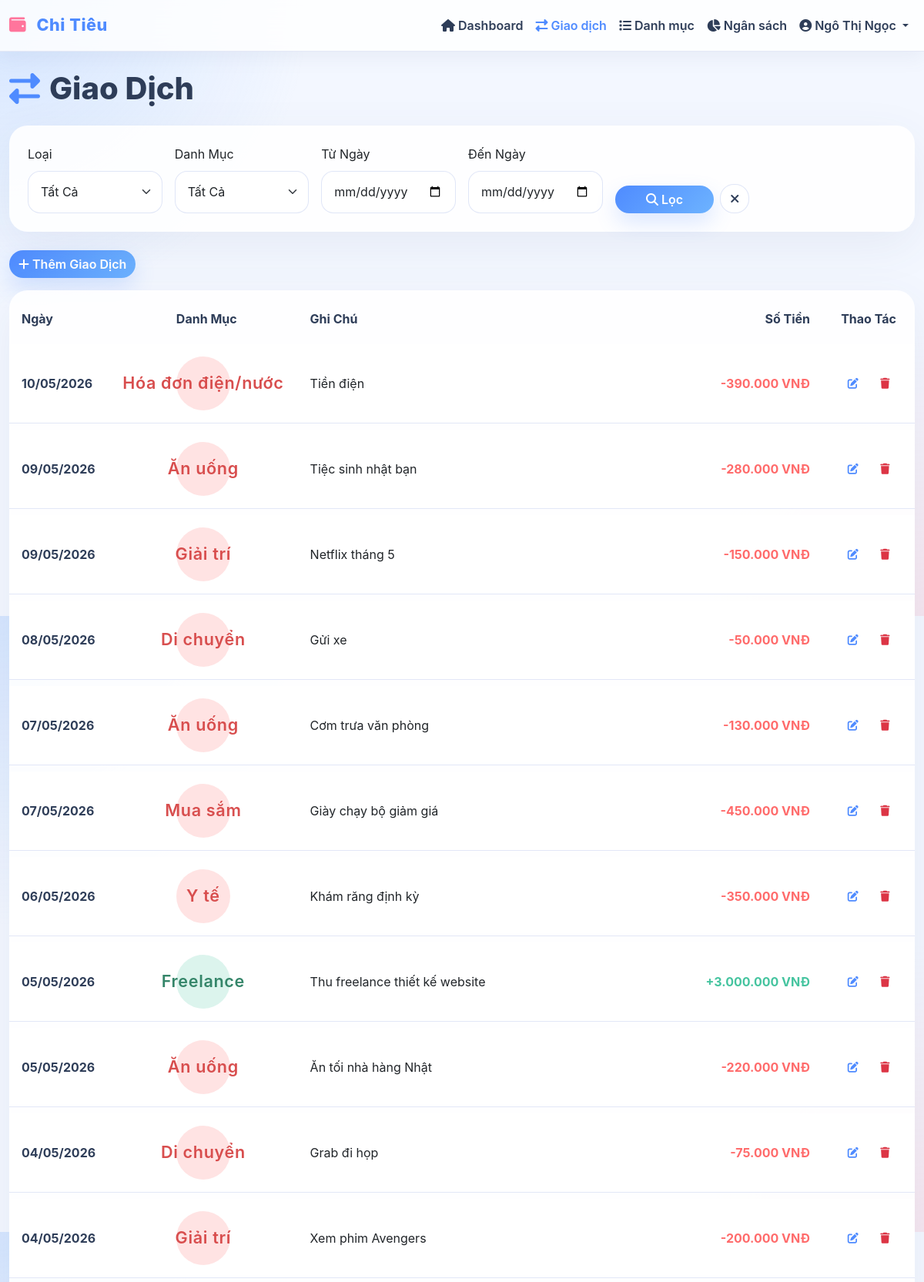
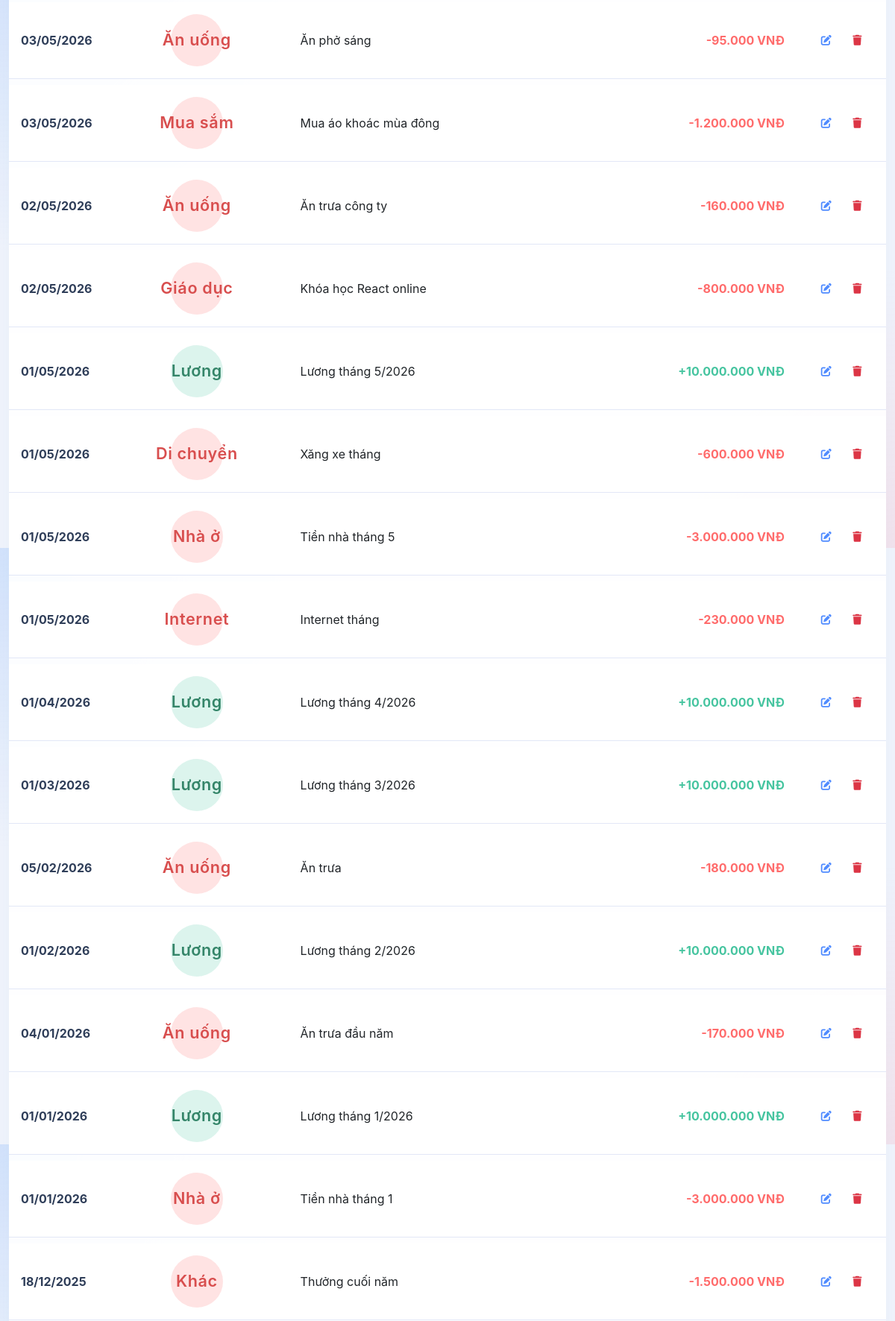
Screenshot of /transactions.php (signed in, upper part) with the database file from the repository (2 pictures, top to bottom).
### tables this page shows
CREATE TABLE transactions (
    id INT PRIMARY KEY AUTO_INCREMENT,
    user_id INT NOT NULL,
    category_id INT NOT NULL,
    amount DECIMAL(15, 2) NOT NULL,
    transaction_date DATE NOT NULL,
    note TEXT,
    created_at TIMESTAMP DEFAULT CURRENT_TIMESTAMP,
    updated_at TIMESTAMP DEFAULT CURRENT_TIMESTAMP ON UPDATE CURRENT_TIMESTAMP,
    CONSTRAINT fk_transaction_user FOREIGN KEY (user_id) REFERENCES users(id) ON DELETE CASCADE,
    CONSTRAINT fk_transaction_category FOREIGN KEY (category_id) REFERENCES categories(id) ON DELETE CASCADE,
    INDEX idx_user_date (user_id, transaction_date),
    INDEX idx_user_category (user_id, category_id),
    INDEX idx_transaction_date (transaction_date)
);

CREATE TABLE categories (
    id INT PRIMARY KEY AUTO_INCREMENT,
    user_id INT NOT NULL,
    name VARCHAR(100) NOT NULL,
    type ENUM('Thu', 'Chi') NOT NULL,
    icon VARCHAR(50),
    created_at TIMESTAMP DEFAULT CURRENT_TIMESTAMP,
    CONSTRAINT fk_category_user FOREIGN KEY (user_id) REFERENCES users(id) ON DELETE CASCADE,
    INDEX idx_user_type (user_id, type)
);

### app/functions.php (called while the page is built, shortened)
<?php
function formatCurrency($amount) {
    return number_format($amount, 0, ',', '.') . ' ' . CURRENCY;
}
function formatDate($date, $format = null) {
    if (!$format) {
        $format = DATE_FORMAT;
    }
    return date($format, strtotime($date));
}
function getTransactions($user_id, $db, $filters = []) {
    $query = "SELECT t.id, t.amount, t.transaction_date, t.note, t.updated_at,
                     c.id as category_id, c.name as category_name, c.type as category_type
              FROM transactions t
              JOIN categories c ON t.category_id = c.id
              WHERE t.user_id = ?";
    $params = [$user_id];
    $types = 'i';
    $query .= " ORDER BY t.transaction_date DESC, t.updated_at DESC";
    return $db->execute($query, $params, $types);
}
function e($text) {
    return htmlspecialchars($text, ENT_QUOTES, 'UTF-8');
}
function generateCsrfToken() {
    return $_SESSION['csrf_token'];
}

### app/Database.php (called while the page is built, shortened)
<?php
class Database {
    private $connection;
    private $host = DB_HOST;
    private $user = DB_USER;
    private $pass = DB_PASS;
    private $name = DB_NAME;
    public function connect() {
        $this->connection = new mysqli(
            $this->host,
            $this->user,
            $this->pass,
            $this->name
        );
        $this->connection->set_charset("utf8mb4");
        return $this->connection;
    }
    public function execute($sql, $params = [], $types = '') {
        try {
            $stmt = $this->connection->prepare($sql);
            if (!empty($params)) {
                if (empty($types)) {
                    $types = $this->detectTypes($params);
                }
                if (!$stmt->bind_param($types, ...$params)) {
                    throw new Exception("Bind Param Error: " . $stmt->error);
                }
            }
            if (!$stmt->execute()) {
                throw new Exception("Execute Error: " . $stmt->error);
            }
            $result = $stmt->get_result();
            return $result ? $result : $stmt;
        } catch (Exception $e) {
            error_log("Database Error: " . $e->getMessage());
            if (preg_match('/^(INSERT|UPDATE|DELETE)/i', $sql)) {
                return false;
            }
            return $this->connection->query("SELECT 1 WHERE 0");
        }
    }
    private function detectTypes($params) {
        $types = '';
        foreach ($params as $param) {
            if (is_int($param)) {
                $types .= 'i';
            } elseif (is_float($param)) {
                $types .= 'd';
            } else {
                $types .= 's';
            }
        }
        return $types;
    }
}

### transactions.php (the view, shortened to what this page needs)
<?php
require_once 'app/Database.php';
require_once 'app/functions.php';
$user_id = $_SESSION['user_id'];
$filter_type = $_GET['type'] ?? '';
$filter_category = $_GET['category'] ?? '';
$filter_date_from = $_GET['date_from'] ?? '';
$filter_date_to = $_GET['date_to'] ?? '';
$filters = [
    'type' => !empty($filter_type) ? strtolower($filter_type) : '',
    'category_id' => !empty($filter_category) ? intval($filter_category) : '',
    'date_from' => !empty($filter_date_from) ? $filter_date_from : '',
    'date_to' => !empty($filter_date_to) ? $filter_date_to : ''
];
$transactions = getTransactions($user_id, $db, $filters);
?>
<?php include 'views/header.php'; ?>
<div class="mb-4">
    <h1><i class="fas fa-exchange-alt"></i> Giao Dịch</h1>
</div>
<div class="card border-0 shadow-sm mb-4">
    <div class="card-body">
        <form method="GET" class="row g-3">
            <div class="col-md-2">
                <label class="form-label">Loại</label>
                <select name="type" class="form-select">
                            <option value="">Tất Cả</option>
                </select>
            </div>
            <div class="col-md-2">
                <label class="form-label">Danh Mục</label>
                <select name="category" class="form-select">
                    <option value="">Tất Cả</option>
                </select>
            </div>
            <div class="col-md-2">
                <label class="form-label">Từ Ngày</label>
                <input type="date" name="date_from" class="form-control" value="<?php echo e($filter_date_from); ?>">
            </div>
            <div class="col-md-2">
                <label class="form-label">Đến Ngày</label>
                <input type="date" name="date_to" class="form-control" value="<?php echo e($filter_date_to); ?>">
            </div>
            <div class="col-md-2 d-flex align-items-end gap-2">
                <button type="submit" class="btn btn-primary w-100">
                    <i class="fas fa-search"></i> Lọc
                </button>
                <a href="<?php echo BASE_URL; ?>transactions.php" class="btn btn-secondary">
                    <i class="fas fa-times"></i>
                </a>
            </div>
        </form>
    </div>
</div>
<div class="mb-3">
    <a href="<?php echo BASE_URL; ?>add-transaction.php" class="btn btn-primary">
        <i class="fas fa-plus"></i> Thêm Giao Dịch
    </a>
</div>
<div class="card border-0 shadow-sm">
    <div class="card-body p-0">
        <div class="table-responsive">
            <table class="table table-hover mb-0">
                <thead class="table-light">
                    <tr>
                        <th>Ngày</th>
                        <th>Danh Mục</th>
                        <th>Ghi Chú</th>
                        <th class="text-end">Số Tiền</th>
                        <th class="text-center" style="width: 120px">Thao Tác</th>
                    </tr>
                </thead>
                <tbody>
                    <?php if ($transactions->num_rows == 0): ?>
                    <tr>
                        <td colspan="5" class="text-center py-4 text-muted">
                            <i class="fas fa-inbox" style="font-size: 2rem;"></i>
                            <p class="mt-2">Không có giao dịch nào</p>
                        </td>
                    </tr>
                    <?php else: ?>
                        <?php while ($trans = $transactions->fetch_assoc()): ?>
                        <tr>
                            <td><strong><?php echo formatDate($trans['transaction_date']); ?></strong></td>
                            <td>
                                <span class="badge <?php echo strtolower($trans['category_type']) == 'thu' ? 'bg-success' : 'bg-danger'; ?>">
                                    <?php echo e($trans['category_name']); ?>
                                </span>
                            </td>
                            <td><?php echo e($trans['note'] ?? '—'); ?></td>
                            <td class="text-end">
                                <strong class="<?php echo strtolower($trans['category_type']) == 'thu' ? 'text-success' : 'text-danger'; ?>">
                                    <?php echo (strtolower($trans['category_type']) == 'thu' ? '+' : '-') . formatCurrency($trans['amount']); ?>
                                </strong>
                            </td>
                            <td class="text-center">
                                <a href="<?php echo BASE_URL; ?>edit-transaction.php?id=<?php echo $trans['id']; ?>"
                                   class="btn btn-sm btn-outline-primary" title="Sửa">
                                    <i class="fas fa-edit"></i>
                                </a>
                                <a href="<?php echo BASE_URL; ?>transactions.php?action=delete&id=<?php echo $trans['id']; ?>&csrf_token=<?php echo generateCsrfToken(); ?>"
                                   class="btn btn-sm btn-outline-danger" onclick="return confirm('Bạn chắc chắn muốn xóa giao dịch này chứ?');" title="Xóa">
                                    <i class="fas fa-trash"></i>
                                </a>
                            </td>
                        </tr>
                        <?php endwhile; ?>
                    <?php endif; ?>
                </tbody>
            </table>
        </div>
    </div>
</div>
<?php include 'views/footer.php'; ?>

### public/css/style.css (style rules this page uses)
:root { --primary-color: #4f8bff; --secondary-color: #6db3ff; --accent-color: #ff759c; --success-color: #45c49f; --danger-color: #ff6b6b; --warning-color: #ffb26b; --info-color: #7dc7ff; --light-color: #f3f7ff; --surface-color: rgba(255, 255, 255, 0.9); --surface-strong: #ffffff; --text-color: #2e3d58; --muted-color: #6f7c97; --shadow: 0 18px 60px rgba(77, 93, 131, 0.08); --shadow-soft: 0 8px 24px rgba(105, 120, 150, 0.08); --shadow-hover: 0 22px 60px rgba(77, 93, 131, 0.12); }
* { margin: 0; padding: 0; box-sizing: border-box; }
body { font-family: 'Inter', 'Segoe UI', Tahoma, Geneva, Verdana, sans-serif; background: radial-gradient(circle at top left, rgba(104, 168, 255, 0.22), transparent 28%), radial-gradient(circle at bottom right, rgba(255, 155, 170, 0.18), transparent 26%), var(--light-color); color: var(--text-color); line-height: 1.65; }
.card { border-radius: 24px; transition: transform 0.3s ease, box-shadow 0.3s ease; background: var(--surface-color); border: 1px solid rgba(223, 229, 247, 0.75); box-shadow: var(--shadow); }
.card .badge { font-size: 1.35rem; width: 70px; height: 70px; display: flex; align-items: center; justify-content: center; opacity: 0.95; }
.text-success { color: var(--success-color) !important; }
.text-danger { color: var(--danger-color) !important; }
.card-body { background: transparent; }
.btn { border-radius: 18px; font-weight: 600; transition: all 0.25s ease; border: none; }
.btn-primary { background: linear-gradient(135deg, var(--primary-color) 0%, var(--secondary-color) 100%); color: white; box-shadow: 0 12px 28px rgba(79, 139, 255, 0.2); }
.btn-secondary { background: rgba(255, 255, 255, 0.95); color: var(--text-color); border: 1px solid rgba(223, 229, 247, 0.95); }
.btn-outline-primary { color: var(--primary-color); border-color: var(--primary-color); }
.btn-sm { padding: 0.375rem 0.75rem; font-size: 0.875rem; }
.form-control, .form-select { border-radius: 16px; border: 1px solid rgba(223, 229, 247, 0.95); padding: 0.9rem 1rem; transition: all 0.3s ease; background-color: rgba(255, 255, 255, 0.98); }
.table { margin-bottom: 0; border-collapse: separate; border-spacing: 0 0.5rem; }
.table thead th { border: none; font-weight: 700; color: var(--text-color); background-color: transparent; padding: 1rem 1rem 0.75rem; }
.table tbody tr { background: var(--surface-strong); border: 1px solid rgba(223, 229, 247, 0.9); border-radius: 18px; transition: all 0.3s ease; }
.table tbody td { padding: 1rem; vertical-align: middle; }
.badge { padding: 0.55rem 0.85rem; font-weight: 600; font-size: 0.85rem; border-radius: 999px; letter-spacing: 0.03em; }
.badge.bg-success { background: rgba(69, 196, 159, 0.2) !important; color: #2a7f61 !important; }
.badge.bg-danger { background: rgba(255, 107, 107, 0.2) !important; color: #d64545 !important; }
.card-body strong { color: var(--text-color); font-weight: 700; }
.card-body { flex: 1; padding: 1.5rem; background: transparent; }
h1 { color: var(--text-color); font-weight: 800; margin-bottom: 1.5rem; display: flex; align-items: center; gap: 0.75rem; }
h1 i { color: var(--primary-color); }
.border-0 { border: none !important; }
.shadow-sm { box-shadow: var(--shadow) !important; }
.card { animation: slideIn 0.3s ease; }

### rows the page displays
transactions: transaction_date "10/05/2026", category.name "Hóa đơn điện/nước", note "Tiền điện", amount "390.000 VNĐ"
transactions: transaction_date "09/05/2026", category.name "Ăn uống", note "Tiệc sinh nhật bạn", amount "280.000 VNĐ"
transactions: transaction_date "09/05/2026", category.name "Giải trí", note "Netflix tháng 5", amount "150.000 VNĐ"
transactions: transaction_date "08/05/2026", category.name "Di chuyển", note "Gửi xe", amount "50.000 VNĐ"
transactions: transaction_date "07/05/2026", category.name "Ăn uống", note "Cơm trưa văn phòng", amount "130.000 VNĐ"
transactions: transaction_date "07/05/2026", category.name "Mua sắm", note "Giày chạy bộ giảm giá", amount "450.000 VNĐ"
transactions: transaction_date "06/05/2026", category.name "Y tế", note "Khám răng định kỳ", amount "350.000 VNĐ"
transactions: transaction_date "05/05/2026", category.name "Freelance", note "Thu freelance thiết kế website", amount "3.000.000 VNĐ"
transactions: transaction_date "05/05/2026", category.name "Ăn uống", note "Ăn tối nhà hàng Nhật", amount "220.000 VNĐ"
transactions: transaction_date "04/05/2026", category.name "Di chuyển", note "Grab đi họp", amount "75.000 VNĐ"
transactions: transaction_date "04/05/2026", category.name "Giải trí", note "Xem phim Avengers", amount "200.000 VNĐ"
transactions: transaction_date "03/05/2026", category.name "Ăn uống", note "Ăn phở sáng", amount "95.000 VNĐ"
transactions: transaction_date "03/05/2026", category.name "Mua sắm", note "Mua áo khoác mùa đông", amount "1.200.000 VNĐ"
transactions: transaction_date "02/05/2026", category.name "Ăn uống", note "Ăn trưa công ty", amount "160.000 VNĐ"
transactions: transaction_date "02/05/2026", category.name "Giáo dục", note "Khóa học React online", amount "800.000 VNĐ"
transactions: transaction_date "01/05/2026", category.name "Lương", note "Lương tháng 5/2026", amount "10.000.000 VNĐ"
transactions: transaction_date "01/05/2026", category.name "Di chuyển", note "Xăng xe tháng", amount "600.000 VNĐ"
transactions: transaction_date "01/05/2026", category.name "Nhà ở", note "Tiền nhà tháng 5", amount "3.000.000 VNĐ"
transactions: transaction_date "01/05/2026", category.name "Internet", note "Internet tháng", amount "230.000 VNĐ"
transactions: transaction_date "01/04/2026", category.name "Lương", note "Lương tháng 4/2026", amount "10.000.000 VNĐ"
transactions: transaction_date "01/03/2026", category.name "Lương", note "Lương tháng 3/2026", amount "10.000.000 VNĐ"
transactions: transaction_date "05/02/2026", category.name "Ăn uống", note "Ăn trưa", amount "180.000 VNĐ"
transactions: transaction_date "01/02/2026", category.name "Lương", note "Lương tháng 2/2026", amount "10.000.000 VNĐ"
transactions: transaction_date "04/01/2026", category.name "Ăn uống", note "Ăn trưa đầu năm", amount "170.000 VNĐ"
transactions: transaction_date "01/01/2026", category.name "Lương", note "Lương tháng 1/2026", amount "10.000.000 VNĐ"
transactions: transaction_date "01/01/2026", category.name "Nhà ở", note "Tiền nhà tháng 1", amount "3.000.000 VNĐ"
transactions: transaction_date "18/12/2025", category.name "Khác", note "Thưởng cuối năm", amount "1.500.000 VNĐ"

### other values shown
APP_NAME "Chi Tiêu"
$_SESSION['user_name'] "Ngô Thị Ngọc"
